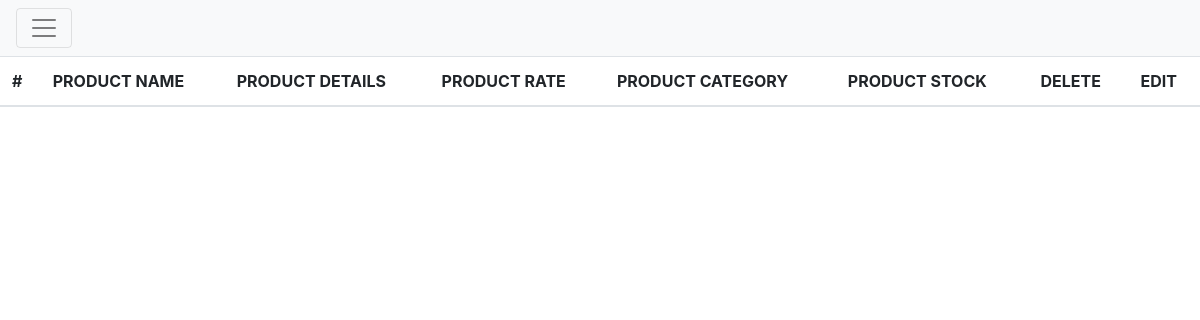
Page /bigapp/product_list/ on the earlier database version.
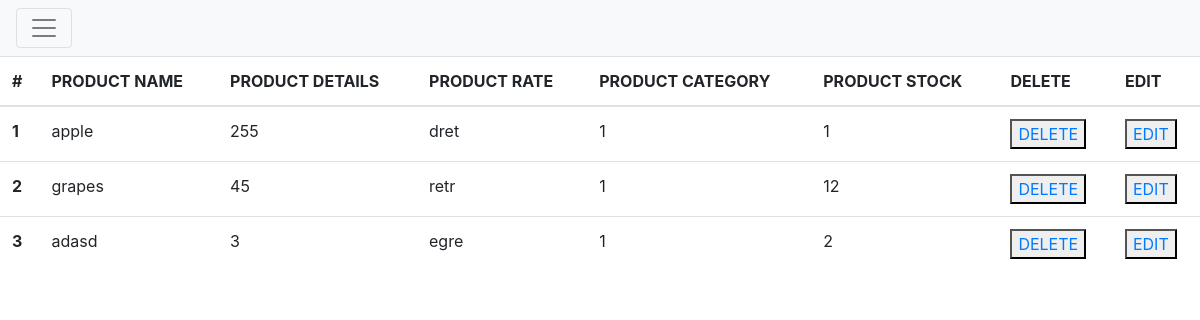
Same page on the later database version.
### bigapp/models.py (models this page shows)
class Product(models.Model):
    product_name = models.CharField(max_length=50,null=True)
    product_category=models.CharField(max_length=50,null=True)
    product_rate=models.IntegerField()
    product_details=models.CharField(max_length=200,null=True)
    product_stoke=models.IntegerField()

### bigapp/views.py (the view)
# urls.py: path('product_list/',views.Product_list,name="product_list"),
def Product_list(request):
    product_data=Product.objects.all()
    context={"products":product_data}
    return render(request,'produc_list.html',context)

### templates/produc_list.html
{% extends 'index.html' %}
{% block contents %}
<table class="table">
    <thead>
      <tr>
        <th scope="col">#</th>
        <th scope="col">PRODUCT NAME</th>
        <th scope="col">PRODUCT DETAILS</th>
        <th scope="col">PRODUCT RATE</th>
        <th scope="col">PRODUCT CATEGORY</th>
        <th scope="col">PRODUCT STOCK</th>
        <th scope="col">DELETE</th>
        <th scope="col">EDIT</th>
      </tr>
    </thead>
    <tbody>
        {% for p in products %}
      <tr>
        <th scope="row">{{forloop.counter}}</th>
        <td>{{p.product_name}}</td>
        <td>{{p.product_rate}}</td>
        <td>{{p.product_details}}</td>
        <td>{{p.product_category}}</td>
        <td>{{p.product_stoke}}</td>
        <td><button><a href="{% url 'product_delete' product_id=p.id %}">DELETE</a></button></td>
        <td><button><a href="{% url 'product' product_id=p.id %}">EDIT</a></button></td>
      </tr>
      {% endfor %}
    </tbody>
  </table>
{% endblock %}

### templates/index.html (shortened to what this page needs)
<!doctype html>
<html lang="en">
  <head>
    <link rel="stylesheet" href="https://stackpath.bootstrapcdn.com/bootstrap/4.4.1/css/bootstrap.min.css">
  </head>
  <body>
    <nav class="navbar  navbar-light bg-light">
        <button class="navbar-toggler" type="button" data-toggle="collapse" data-target="#navbarNav" aria-controls="navbarNav" aria-expanded="false" aria-label="Toggle navigation">
          <span class="navbar-toggler-icon"></span>
        </button>
      </nav>
      {% block contents %}
      {% endblock %}
  </body>
</html>

Differences in the rows shown:
added Product: product_name "apple", product_rate "255", product_details "dret", product_category "1", product_stoke "1"
added Product: product_name "grapes", product_rate "45", product_details "retr", product_category "1", product_stoke "12"
added Product: product_name "adasd", product_rate "3", product_details "egre", product_category "1", product_stoke "2"
